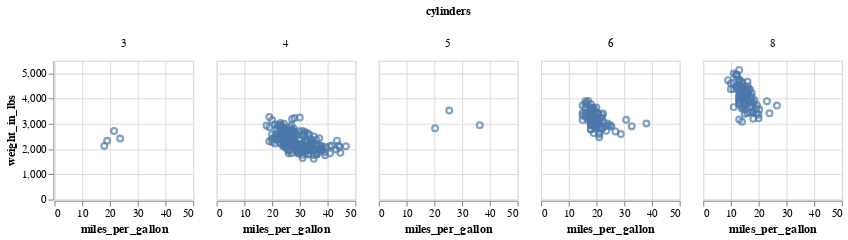
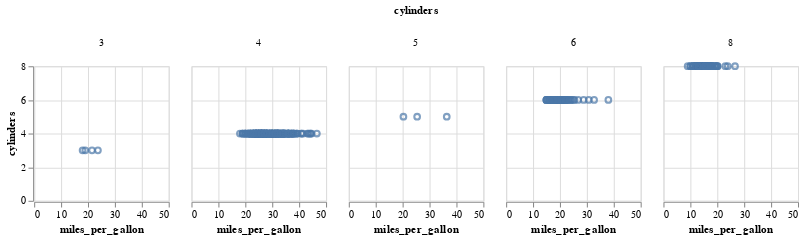
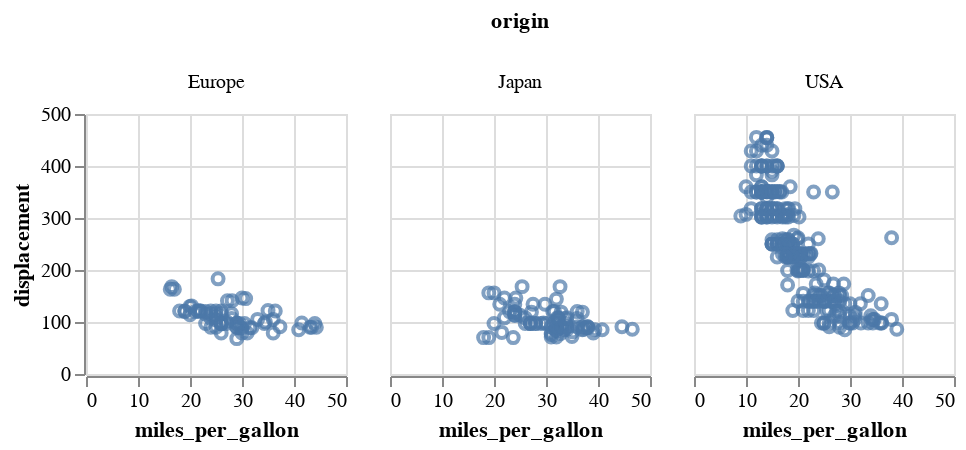
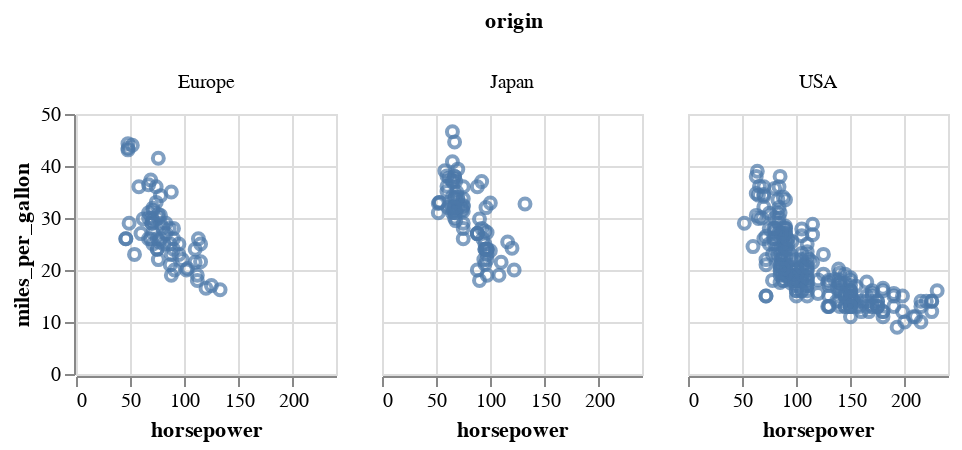

Here is the notebook cell these charts were saved with, in order:
### Code cell
llm_choice = visual.recommend_columns_llm()
print(f"LLM's choice: {llm_choice}")
llm_score = display_chart(visual.recommend_chart_asp(*llm_choice), visual.eval_chart_llm(*llm_choice))

print("=============================================================================================================================================")
print(f"Charts for all other column choices\n\n")

all_combinations = list(combinations(visual.all_columns(), 2))
all_chart_scores = []

for i, cols in enumerate(all_combinations):
    print(f"Chart {i+1} of {len(all_combinations)}: {cols}")
    if cols == llm_choice:
        print ("LLM's choice (chart at the top)")
        all_chart_scores.append(llm_score)
    else:
        all_chart_scores.append(
            display_chart(visual.recommend_chart_asp(*cols), visual.eval_chart_llm(*cols))
        )
    print("---------------------------------------------------------------------------------------------------------------------------------------------")

print("=============================================================================================================================================")
if llm_score >= max(all_chart_scores):
    print("The LLM made an ideal choice!")
else:
    max_index = max(enumerate(all_chart_scores), key=lambda x: x[1])[0]
    print(f"A highest scoring chart is:\n Chart {max_index+1}: {all_combinations[max_index]}")

print(f"All chart costs summary:\n{list(zip(all_combinations, all_chart_scores))}")

### Figure 1 — Vega-Lite specification as saved in the notebook (floating-point values rounded to 4 significant figures; data arrays with more than 128 entries replaced by an {"elided": "..."} marker saying what was removed)
{"config": {"view": {"continuousWidth": 130, "continuousHeight": 130}}, "data": {"name": "data-6763efcf6156a6adf5dab4ae50ceeea1"}, "facet": {"column": {"field": "cylinders", "type": "quantitative"}}, "spec": {"mark": {"type": "point"}, "encoding": {"x": {"field": "miles_per_gallon", "scale": {"type": "linear", "zero": true}, "type": "quantitative"}, "y": {"field": "weight_in_lbs", "scale": {"type": "linear", "zero": true}, "type": "quantitative"}}}, "$schema": "https://vega.github.io/schema/vega-lite/v5.20.1.json", "datasets": {"data-6763efcf6156a6adf5dab4ae50ceeea1": {"elided": "406 records"}}}

### Figure 2 — Vega-Lite specification as saved in the notebook (floating-point values rounded to 4 significant figures; data arrays with more than 128 entries replaced by an {"elided": "..."} marker saying what was removed)
{"config": {"view": {"continuousWidth": 130, "continuousHeight": 130}}, "data": {"name": "data-6763efcf6156a6adf5dab4ae50ceeea1"}, "facet": {"column": {"field": "cylinders", "type": "quantitative"}}, "spec": {"mark": {"type": "point"}, "encoding": {"x": {"field": "miles_per_gallon", "scale": {"type": "linear", "zero": true}, "type": "quantitative"}, "y": {"field": "cylinders", "scale": {"type": "linear", "zero": true}, "type": "quantitative"}}}, "$schema": "https://vega.github.io/schema/vega-lite/v5.20.1.json", "datasets": {"data-6763efcf6156a6adf5dab4ae50ceeea1": {"elided": "406 records"}}}

### Figure 3 — Vega-Lite specification as saved in the notebook (floating-point values rounded to 4 significant figures; data arrays with more than 128 entries replaced by an {"elided": "..."} marker saying what was removed)
{"config": {"view": {"continuousWidth": 130, "continuousHeight": 130}}, "data": {"name": "data-6763efcf6156a6adf5dab4ae50ceeea1"}, "facet": {"column": {"field": "origin", "type": "nominal"}}, "spec": {"mark": {"type": "point"}, "encoding": {"x": {"field": "miles_per_gallon", "scale": {"type": "linear", "zero": true}, "type": "quantitative"}, "y": {"field": "displacement", "scale": {"type": "linear", "zero": true}, "type": "quantitative"}}}, "$schema": "https://vega.github.io/schema/vega-lite/v5.20.1.json", "datasets": {"data-6763efcf6156a6adf5dab4ae50ceeea1": {"elided": "406 records"}}}

### Figure 4 — Vega-Lite specification as saved in the notebook (floating-point values rounded to 4 significant figures; data arrays with more than 128 entries replaced by an {"elided": "..."} marker saying what was removed)
{"config": {"view": {"continuousWidth": 130, "continuousHeight": 130}}, "data": {"name": "data-6763efcf6156a6adf5dab4ae50ceeea1"}, "facet": {"column": {"field": "origin", "type": "nominal"}}, "spec": {"mark": {"type": "point"}, "encoding": {"x": {"field": "horsepower", "scale": {"type": "linear", "zero": true}, "type": "quantitative"}, "y": {"field": "miles_per_gallon", "scale": {"type": "linear", "zero": true}, "type": "quantitative"}}}, "$schema": "https://vega.github.io/schema/vega-lite/v5.20.1.json", "datasets": {"data-6763efcf6156a6adf5dab4ae50ceeea1": {"elided": "406 records"}}}
